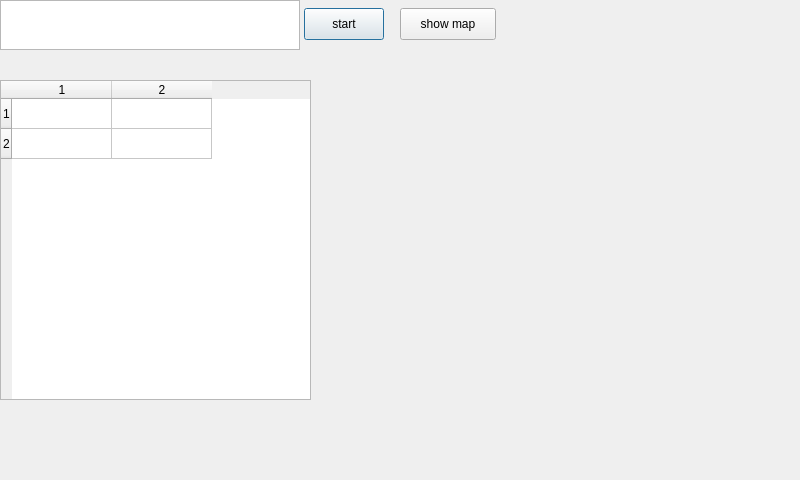
<?xml version="1.0" encoding="UTF-8"?>
<ui version="4.0">
 <class>Dialog</class>
 <widget class="QDialog" name="Dialog">
  <property name="geometry">
   <rect>
    <x>0</x>
    <y>0</y>
    <width>800</width>
    <height>480</height>
   </rect>
  </property>
  <property name="windowTitle">
   <string>Dialog</string>
  </property>
  <widget class="QTextEdit" name="urlreader">
   <property name="geometry">
    <rect>
     <x>0</x>
     <y>0</y>
     <width>300</width>
     <height>50</height>
    </rect>
   </property>
  </widget>
  <widget class="QPushButton" name="btn_parse">
   <property name="geometry">
    <rect>
     <x>304</x>
     <y>8</y>
     <width>80</width>
     <height>32</height>
    </rect>
   </property>
   <property name="text">
    <string>start</string>
   </property>
  </widget>
  <widget class="QTableWidget" name="datatable">
   <property name="geometry">
    <rect>
     <x>0</x>
     <y>80</y>
     <width>311</width>
     <height>320</height>
    </rect>
   </property>
   <property name="lineWidth">
    <number>1</number>
   </property>
   <property name="midLineWidth">
    <number>1</number>
   </property>
   <property name="rowCount">
    <number>2</number>
   </property>
   <property name="columnCount">
    <number>2</number>
   </property>
   <row/>
   <row/>
   <column/>
   <column/>
  </widget>
  <widget class="QPushButton" name="btn_map">
   <property name="geometry">
    <rect>
     <x>400</x>
     <y>8</y>
     <width>96</width>
     <height>32</height>
    </rect>
   </property>
   <property name="text">
    <string>show map</string>
   </property>
  </widget>
 </widget>
 <resources/>
 <connections/>
</ui>
